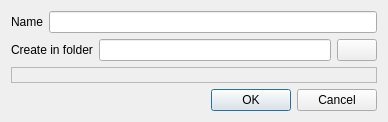
<?xml version="1.0" encoding="UTF-8"?>
<ui version="4.0">
 <class>NewFileDialog</class>
 <widget class="QDialog" name="NewFileDialog">
  <property name="geometry">
   <rect>
    <x>0</x>
    <y>0</y>
    <width>380</width>
    <height>117</height>
   </rect>
  </property>
  <property name="windowTitle">
   <string>New File Dialog</string>
  </property>
  <layout class="QGridLayout" name="gridLayout">
   <property name="sizeConstraint">
    <enum>QLayout::SetFixedSize</enum>
   </property>
   <item row="0" column="0">
    <widget class="QLabel" name="nameLabel">
     <property name="text">
      <string>Name</string>
     </property>
     <property name="buddy">
      <cstring>nameEdit</cstring>
     </property>
    </widget>
   </item>
   <item row="0" column="1">
    <widget class="QLineEdit" name="nameEdit"/>
   </item>
   <item row="1" column="0" colspan="2">
    <widget class="QWidget" name="widget1" native="true">
     <layout class="QGridLayout" name="gridLayout1">
      <property name="leftMargin">
       <number>0</number>
      </property>
      <property name="topMargin">
       <number>0</number>
      </property>
      <property name="rightMargin">
       <number>0</number>
      </property>
      <property name="bottomMargin">
       <number>0</number>
      </property>
      <item row="0" column="0">
       <widget class="QLabel" name="path">
        <property name="text">
         <string>Create in folder</string>
        </property>
        <property name="buddy">
         <cstring>edit</cstring>
        </property>
       </widget>
      </item>
      <item row="0" column="1">
       <widget class="QLineEdit" name="edit"/>
      </item>
      <item row="0" column="2">
       <widget class="QPushButton" name="button"/>
      </item>
     </layout>
    </widget>
   </item>
   <item row="2" column="0" colspan="2">
    <widget class="QLabel" name="label">
     <property name="frameShape">
      <enum>QFrame::StyledPanel</enum>
     </property>
     <property name="frameShadow">
      <enum>QFrame::Sunken</enum>
     </property>
     <property name="wordWrap">
      <bool>true</bool>
     </property>
     <property name="openExternalLinks">
      <bool>true</bool>
     </property>
    </widget>
   </item>
   <item row="3" column="0" colspan="2">
    <widget class="QWidget" name="widget2" native="true">
     <layout class="QGridLayout" name="gridLayout2">
      <property name="leftMargin">
       <number>0</number>
      </property>
      <property name="topMargin">
       <number>0</number>
      </property>
      <property name="rightMargin">
       <number>0</number>
      </property>
      <property name="bottomMargin">
       <number>0</number>
      </property>
      <item row="0" column="0">
       <spacer name="spacer">
        <property name="orientation">
         <enum>Qt::Horizontal</enum>
        </property>
        <property name="sizeHint" stdset="0">
         <size>
          <width>200</width>
          <height>20</height>
         </size>
        </property>
       </spacer>
      </item>
      <item row="0" column="1">
       <widget class="QDialogButtonBox" name="box">
        <property name="orientation">
         <enum>Qt::Horizontal</enum>
        </property>
        <property name="standardButtons">
         <set>QDialogButtonBox::Cancel|QDialogButtonBox::Ok</set>
        </property>
       </widget>
      </item>
     </layout>
    </widget>
   </item>
  </layout>
 </widget>
 <tabstops>
  <tabstop>nameEdit</tabstop>
  <tabstop>edit</tabstop>
  <tabstop>button</tabstop>
  <tabstop>box</tabstop>
 </tabstops>
 <resources/>
 <connections>
  <connection>
   <sender>box</sender>
   <signal>accepted()</signal>
   <receiver>NewFileDialog</receiver>
   <slot>accept()</slot>
  </connection>
  <connection>
   <sender>box</sender>
   <signal>rejected()</signal>
   <receiver>NewFileDialog</receiver>
   <slot>reject()</slot>
  </connection>
 </connections>
</ui>
